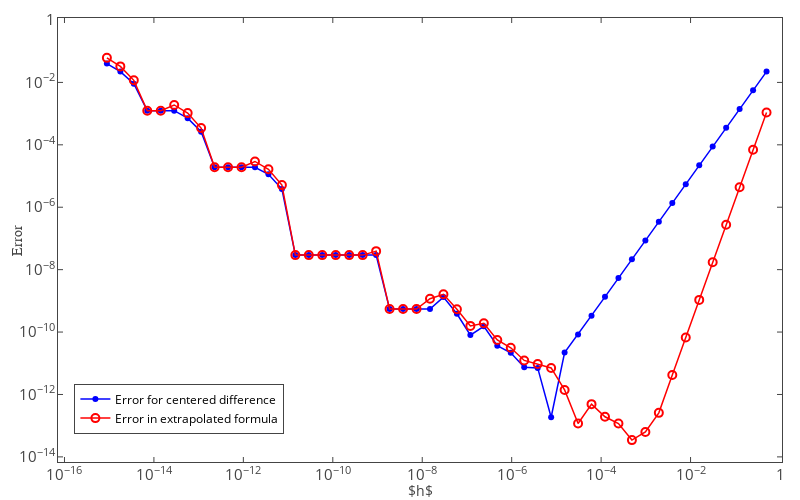

The notebook cell this image was saved under:
### Code cell
data = [trace2,trace3]
layout = go.Layout(
    xaxis=dict(
        range = [-16.1, 0],
        exponentformat = 'power',
        ticks = 'inside',
        mirror = 'ticks',
        title = '$h$',
        type = 'log',
        titlefont=dict(
#             family='Arial',
#             size=22
#             color='#7f7f7f'
        ),
#         tickfont=dict(
#             family='Times New Roman',
#             size=18
#             color='#7f7f7f'
#         ),
#         automargin=True,
        showline=True,
        zeroline=False,
        showticklabels=True,
        showgrid=False
#     rangeselector=dict(
#             buttons=list([
#                 dict(count=1,
#                      label='1m',
#                      step='month',
#                      stepmode='backward'),
#                 dict(count=6,
#                      label='6m',
#                      step='month',
#                      stepmode='backward'),
#                 dict(count=1,
#                     label='YTD',
#                     step='year',
#                     stepmode='todate'),
#                 dict(count=1,
#                     label='1y',
#                     step='year',
#                     stepmode='backward'),
#                 dict(step='all')
#             ])
#         ),
#         rangeslider=dict(
#             visible = True
#         )
    ),
    yaxis=dict(
        range = [-14.1, 0],
        exponentformat = 'power',
        ticks = 'inside',
        dtick = 2,
        mirror = 'ticks',
        title = 'Error',
        type = 'log',
        titlefont=dict(
            family='Arial'
#             size=22
#             color='#7f7f7f'
        ),
#         tickfont=dict(
#             family='Times New Roman',
#             size=18
#             color='#7f7f7f'
#         ),
#         automargin=True,
        showline=True,
        zeroline=False,
        showticklabels=True,
        showgrid=False
    ),
    legend=dict(
        x=0.02,
        y=0.06,
        traceorder='normal',
        font=dict(
#             family='Arial',
#             size=20,
            color='black'
        ),
#         bgcolor='#E2E2E2',
#         bordercolor='black',
        borderwidth=1
    ),
    autosize=False,
    width=800,
    height=500,
    margin=go.layout.Margin(
        l=60,
        r=20,
        b=40,
        t=20,
        pad=2
    )
)
fig = go.Figure(data=data, layout=layout)
# py.iplot(fig, filename='Fig1-2')
iplot(fig)
pio.write_image(fig, 'C:/Users/garyh/OneDrive/TEXTBOOK/NC/fig1-2.png', format='png', scale=5)
print("Done saving image!")

### Figure 1 — Plotly figure (JSON) as saved in the notebook; plotly's stock layout.template omitted (floating-point values rounded to 4 significant figures)
{"data": [{"line": {"color": "blue", "width": 1.5}, "marker": {"line": {"color": "red"}, "size": 6}, "mode": "lines+markers", "name": "Error for centered difference", "type": "scatter", "uid": "0c28e2d9-6815-4df5-8788-16b62d1bfece", "x": [0.5, 0.25, 0.125, 0.0625, 0.03125, 0.01562, 0.007812, 0.003906, 0.001953, 0.0009766, 0.0004883, 0.0002441, 0.0001221, 6.104e-05, 3.052e-05, 1.526e-05, 7.629e-06, 3.815e-06, 1.907e-06, 9.537e-07, 4.768e-07, 2.384e-07, 1.192e-07, 5.96e-08, 2.98e-08, 1.49e-08, 7.451e-09, 3.725e-09, 1.863e-09, 9.313e-10, 4.657e-10, 2.328e-10, 1.164e-10, 5.821e-11, 2.91e-11, 1.455e-11, 7.276e-12, 3.638e-12, 1.819e-12, 9.095e-13, 4.547e-13, 2.274e-13, 1.137e-13, 5.684e-14, 2.842e-14, 1.421e-14, 7.105e-15, 3.553e-15, 1.776e-15, 8.882e-16], "y": [0.02223, 0.005611, 0.001406, 0.0003517, 8.794e-05, 2.198e-05, 5.496e-06, 1.374e-06, 3.435e-07, 8.588e-08, 2.147e-08, 5.367e-09, 1.342e-09, 3.358e-10, 8.386e-11, 2.201e-11, 1.861e-13, 7.09e-12, 7.462e-12, 2.164e-11, 3.657e-11, 1.53e-10, 7.985e-11, 3.858e-10, 1.317e-09, 5.455e-10, 5.455e-10, 5.455e-10, 5.455e-10, 2.926e-08, 2.926e-08, 2.926e-08, 2.926e-08, 2.926e-08, 2.926e-08, 2.926e-08, 3.844e-06, 1.141e-05, 1.91e-05, 1.91e-05, 1.91e-05, 1.91e-05, 0.0002632, 0.0007133, 0.00124, 0.00124, 0.00124, 0.009052, 0.0222, 0.0403]}, {"line": {"color": "red", "width": 1.5}, "marker": {"color": "rgba(0, 0, 0, 0)", "line": {"color": "red", "width": 2}, "size": 8}, "mode": "lines+markers", "name": "Error in extrapolated formula", "type": "scatter", "uid": "c2f90345-e323-4224-9efc-8a00cc0233ba", "x": [0.5, 0.25, 0.125, 0.0625, 0.03125, 0.01562, 0.007812, 0.003906, 0.001953, 0.0009766, 0.0004883, 0.0002441, 0.0001221, 6.104e-05, 3.052e-05, 1.526e-05, 7.629e-06, 3.815e-06, 1.907e-06, 9.537e-07, 4.768e-07, 2.384e-07, 1.192e-07, 5.96e-08, 2.98e-08, 1.49e-08, 7.451e-09, 3.725e-09, 1.863e-09, 9.313e-10, 4.657e-10, 2.328e-10, 1.164e-10, 5.821e-11, 2.91e-11, 1.455e-11, 7.276e-12, 3.638e-12, 1.819e-12, 9.095e-13, 4.547e-13, 2.274e-13, 1.137e-13, 5.684e-14, 2.842e-14, 1.421e-14, 7.105e-15, 3.553e-15, 1.776e-15, 8.882e-16], "y": [0.001093, 6.983e-05, 4.389e-06, 2.747e-07, 1.717e-08, 1.073e-09, 6.709e-11, 4.194e-12, 2.571e-13, 6.295e-14, 3.453e-14, 1.171e-13, 1.928e-13, 4.893e-13, 1.171e-13, 1.399e-12, 7.09e-12, 9.515e-12, 1.231e-11, 3.134e-11, 5.597e-11, 1.918e-10, 1.575e-10, 5.41e-10, 1.628e-09, 1.166e-09, 5.455e-10, 5.455e-10, 5.455e-10, 3.919e-08, 2.926e-08, 2.926e-08, 2.926e-08, 2.926e-08, 2.926e-08, 2.926e-08, 5.116e-06, 1.65e-05, 2.928e-05, 1.91e-05, 1.91e-05, 1.91e-05, 0.0003446, 0.001039, 0.001891, 0.00124, 0.00124, 0.01166, 0.03261, 0.06114]}], "layout": {"autosize": false, "height": 500, "legend": {"borderwidth": 1, "font": {"color": "black"}, "traceorder": "normal", "x": 0.02, "y": 0.06}, "margin": {"b": 40, "l": 60, "pad": 2, "r": 20, "t": 20}, "width": 800, "xaxis": {"exponentformat": "power", "mirror": "ticks", "range": [-16.1, 0], "showgrid": false, "showline": true, "showticklabels": true, "ticks": "inside", "title": "$h$", "type": "log", "zeroline": false}, "yaxis": {"dtick": 2, "exponentformat": "power", "mirror": "ticks", "range": [-14.1, 0], "showgrid": false, "showline": true, "showticklabels": true, "ticks": "inside", "title": "Error", "titlefont": {"family": "Arial"}, "type": "log", "zeroline": false}}}
